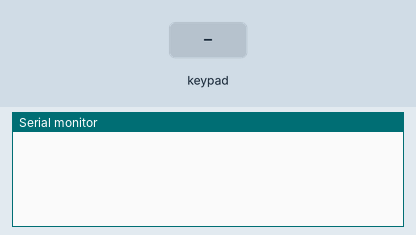
A sketch run on a simulated Arduino Uno, built with avr-gcc and run on an emulated ATmega328P. Shown: the last lines printed to the serial monitor. The test bench sets the inputs (shaded band).

Above: at 1.2 s.
1.3 s: key '0' pressed
At 2.5 s:
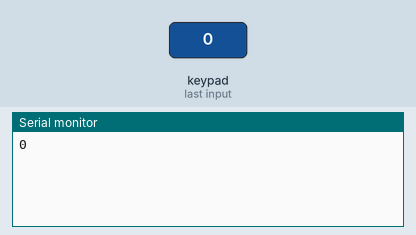
2.8 s: keypad keys 7 8 6 # pressed 0.4 s apart
At 4.7 s:
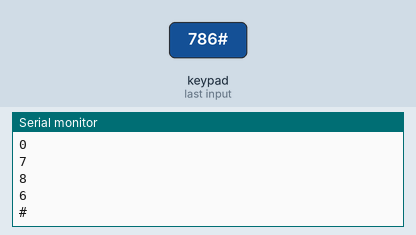
5.9 s: key '*' pressed
At 7.1 s:
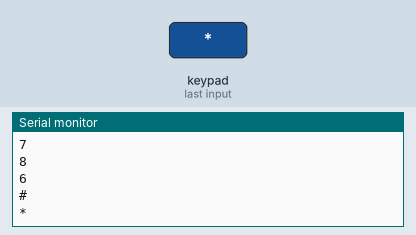
7.4 s: keypad keys 5 4 3 2 pressed 0.4 s apart
At 9.4 s:
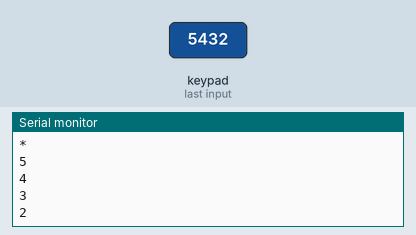
Timing chart, 0 to 10.9 s (numbered marks = the images above; inputs shaded):
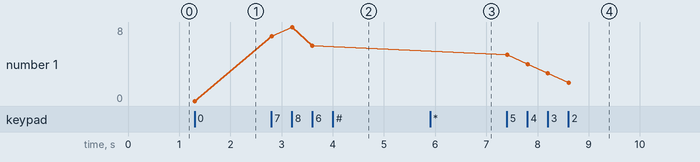

The sketch:

Keypad-Example.ino
```cpp
#include "Keypad.h"

const byte rows = 3;
const byte cols = 4;
char keys[rows][cols] = {
  { '0', '8', '5', '2' },
  { '#', '9', '6', '3' },
  { '*', '7', '4', '1' }
};
byte row_pins[rows] = { 7, 8, 6 };
byte col_pins[cols] = { 5, 4, 3, 2 };

Keypad keypad = Keypad(makeKeymap(keys), row_pins, col_pins, rows, cols);

void setup()
{
  Serial.begin(9600);
}

void loop()
{
  char key = keypad.getKey();
  if (key != NO_KEY)
    Serial.println(key);
}
```

Measured:
- after the input at 1.3 s, the serial monitor: prints a new line at once (image 1)
- after the input at 2.8 s, the serial monitor: prints a new line at once (image 2)
- after the input at 5.9 s, the serial monitor: prints a new line at once (image 3)
- after the input at 7.4 s, the serial monitor: prints a new line at once (image 4)
- plotted number 1: 0 → 6 after the input at 2.8 s, 6 → 2 after the input at 7.4 s
